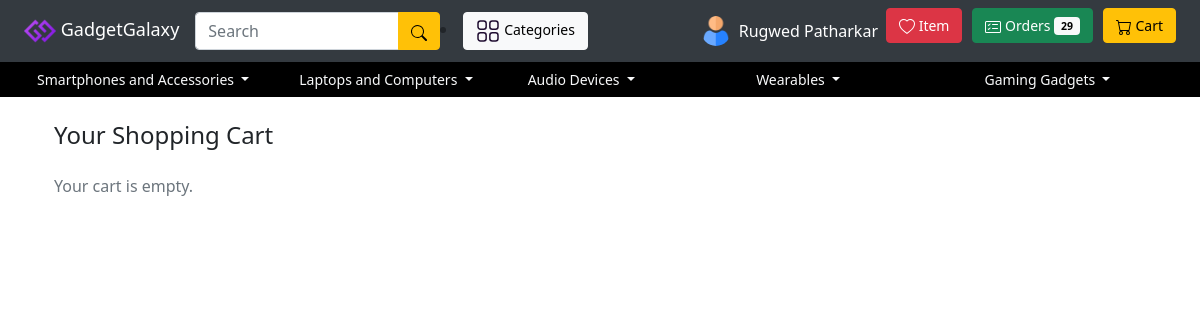
/transactions/view-cart/ (signed in), run on an earlier commit of the app's database.
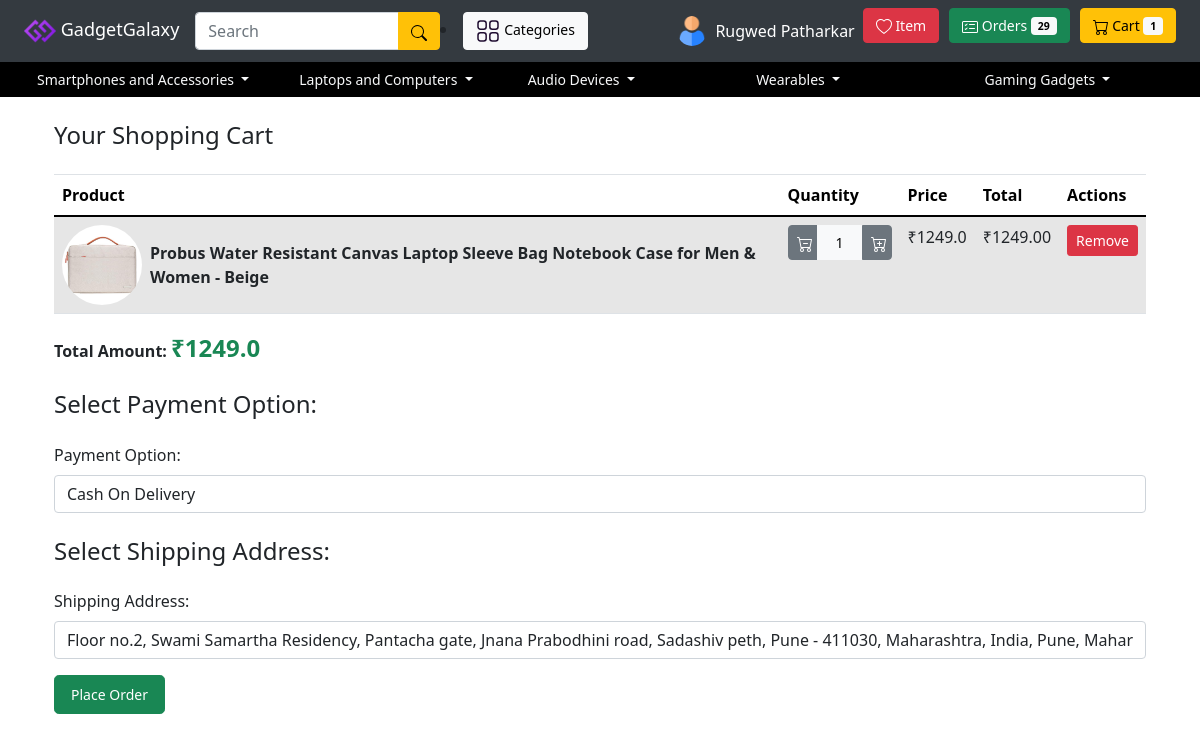
And on a later commit of the database.
### ecommerce_project_transactions/models.py (models this page shows)
class CartItem(models.Model):
    profile = models.ForeignKey(Profile, on_delete=models.CASCADE, related_name='cart_items')
    product = models.ForeignKey(Product, on_delete=models.CASCADE, related_name='in_cart')
    quantity = models.PositiveIntegerField(default=1)
    is_removed = models.BooleanField(default=False)
    objects = CartItemManager()

### ecommerce_project_products/models.py (models this page shows, shortened)
class Product(BaseModel):
    title = models.CharField(max_length=200)
    slug = models.SlugField(unique=True, null=True, blank=True,max_length=200)
    category = models.ForeignKey(Category, on_delete=models.CASCADE, related_name="products")
    brand = models.ForeignKey(Brand, on_delete=models.CASCADE, related_name="products")
    price = models.FloatField()
    product_description = models.TextField()
    image = models.ImageField(upload_to="product")
    is_active = models.BooleanField(default=True)
    popularity = models.IntegerField(default=0)
    stock = models.PositiveIntegerField(default=0)

### ecommerce_project_transactions/views.py (the view)
# urls.py: path('view-cart/', view_cart, name='view_cart'),
def view_cart(request):
    cart_items = CartItem.objects.filter(profile=request.user.profile, is_removed=False)
    total_amount = calculate_cart_total(cart_items)
    user_payment_options = PaymentOptions.objects.filter(profile=request.user.profile).first()
    cards = Card.objects.filter(paymentoptions__profile=request.user.profile)
    upi_ids = UpiID.objects.filter(paymentoptions__profile=request.user.profile)
    shipping_addresses = Address.objects.filter(profile=request.user.profile)
    context = {
        'cart_items': cart_items,
        'total_amount': total_amount,
        'payment_options': user_payment_options,
        'cards': cards,
        'upi_ids': upi_ids,
        'shipping_addresses': shipping_addresses,
    }
    return render(request, 'transactions/view_cart.html', context)

### ecommerce_project_transactions/context_processors.py (called while the page is built)
def liked_cart_count(request):
    liked_items_count = 0
    cart_items_count = 0
    ordered_items_count = 0
    if request.user.is_authenticated and hasattr(request.user, 'profile'):
        liked_items_count = LikedItem.objects.filter(profile=request.user.profile).count()
        cart_items_count = CartItem.objects.filter(profile=request.user.profile).count()
        ordered_items_count= OrderedItem.objects.filter(profile=request.user.profile).count()
    return {
        'liked_items_count': liked_items_count,
        'cart_items_count': cart_items_count,
        'ordered_items_count': ordered_items_count,
    }

### ecommerce_project_transactions/templatetags/custom_filters.py (called while the page is built)
@register.filter(name='multiply')
def multiply(value, arg):
    return value * arg

@register.filter(name='total_cart_amount')
def total_cart_amount(cart_items):
    return sum(item.product.price * item.quantity for item in cart_items)

### ecommerce_project_transactions/utils.py (called while the page is built)
def calculate_cart_total(cart_items):
    total_amount = sum(cart_item.product.price * cart_item.quantity for cart_item in cart_items)
    for cart_item in cart_items:
        print(f"Item: {cart_item.product.title}, Price: {cart_item.product.price}, Quantity: {cart_item.quantity}")
    print("Total amount calculated:", total_amount)  # Debugging line
    return total_amount

### templates/transactions/view_cart.html (shortened to what this page needs)
{% extends 'base/base.html' %}
{% load custom_filters %}
{% block start %}
  <div class="container">
    <form method="post" action="{% url 'transactions:place_order' %}">
      <h2 class="my-4">Your Shopping Cart</h2>
      {% if cart_items %}
        <table class="table table-striped">
          <thead>
            <tr>
              <th>Product</th>
              <th>Quantity</th>
              <th>Price</th>
              <th>Total</th>
              <th>Actions</th>
            </tr>
          </thead>
          <tbody>
            {% for cart_item in cart_items %}
              <tr class="cart-item-row">
                <td>
                  <div class="d-flex align-items-center">
                    <a href="{% url 'product_detail' slug=cart_item.product.slug %}">
                      <img src="{{ cart_item.product.image.url }}" alt="{{ cart_item.product.title }}" class="cart-item-image rounded-circle mr-2">
                    </a>
                    <span>
                      <a href="{% url 'product_detail' slug=cart_item.product.slug %}" class="text-decoration-none fw-bold text-dark">
                        {{ cart_item.product.title }}
                      </a>
                    </span>
                  </div>
                </td>
                <td class="quantity-section">
                  <div class="input-group">
                    <a href="{% url 'transactions:decrease_quantity' cart_item.id %}" class="btn btn-secondary h-25" type="button">
                    </a>
                    <span class="form-control h-25 btn btn-light">{{ cart_item.quantity }}</span>
                    <a href="{% url 'transactions:increase_quantity' cart_item.id %}" class="btn btn-secondary h-25" type="button">
                    </a>
                  </div>
                </td>
                <td class="price">₹{{ cart_item.product.price }}</td>
                <td class="total">
                  ₹{{ cart_item.product.price|multiply:cart_item.quantity|floatformat:2 }}
                </td>
                <td>
                  <a href="{% url 'transactions:remove_from_cart' cart_item.id %}" class="btn btn-danger btn-sm remove-link">
                    Remove
                  </a>
                </td>
              </tr>
            {% endfor %}
          </tbody>
        </table>
        <p class="font-weight-bold mb-4">
          Total Amount:
          <span id="total-amount" class="text-success">₹{{ cart_items | total_cart_amount }}</span>
        </p>
        <h3 class="my-4">Select Payment Option:</h3>
        <div class="form-group">
          <label for="payment_option">Payment Option:</label>
          <select name="payment_option" id="payment_option" class="form-control" required>
            <option value="cash_on_delivery">Cash On Delivery</option>
          </select>
        </div>
        <h3 class="my-4">Select Shipping Address:</h3>
        <div class="form-group">
          <label for="shipping_address">Shipping Address:</label>
          <select name="shipping_address" id="shipping_address" class="form-control" required>
            {% for address in shipping_addresses %}
              <option value="{{ address.id }}">{{ address.address_line1 }}, {{ address.city }}, {{ address.state }} - {{ address.postal_code }}</option>
            {% endfor %}
          </select>
        </div>
        <button type="submit" class="btn btn-success btn-lg">
          Place Order
        </button>
      </div>
    {% else %}
      <p class="text-muted">Your cart is empty.</p>
    {% endif %}
  </form>
</div>
{% endblock %}

### templates/base/base.html (shortened to what this page needs)
{% load static %}
<!DOCTYPE html>
<html lang="en">
  <head>
    <link
      href="https://stackpath.bootstrapcdn.com/bootstrap/4.5.2/css/bootstrap.min.css"
      rel="stylesheet"
    />
      <link rel="stylesheet" href="https://unpkg.com/swiper/swiper-bundle.min.css">
    <link
      href="https://cdn.jsdelivr.net/npm/bootstrap@5.3.2/dist/css/bootstrap.min.css"
      rel="stylesheet"
    />
    <link
      href="https://cdn.jsdelivr.net/npm/bootstrap@5.0.2/dist/css/bootstrap.min.css"
      rel="stylesheet"
    />
  </head>
  <body>
    <nav
      class="navbar navbar-expand-md navbar-light"
      style="background-color: #343a40"
    >
      <div class="container-fluid">
        <a class="navbar-brand" href="/" style="color: white;font-size:18px">
          <img src="/media/img/favicon.ico" />
           GadgetGalaxy
        </a>
        <div class="collapse navbar-collapse" id="navbarNav">
          <form
            class="w-25"
            action="{% url 'home' %}"
            method="get"
          >
            <div class="input-group">
              <input
                class="form-control"
                type="search"
                placeholder="Search"
                aria-label="Search"
                name="q"
                value="{{ request.GET.q }}"
              />
              <div class="input-group-append">
                <button class="btn btn-warning" type="submit"></button>
              </div>
            </div>
          </form>
          <li class="nav-item">
            <a class="btn btn-light"style="margin-right: 10px" href="/products/categories/">
              Categories
            </a>
          </li>
          <div class="ml-auto">
            <ul class="navbar-nav">
              {% if user.is_authenticated %}
              <li class="nav-item dropdown" >
  <button
    class=" nav-link "
    id="navbarDropdown"
    data-toggle="dropdown"
    aria-haspopup="true"
    aria-expanded="false"
    style="color: #ffffff"
  >
    <div class="d-flex align-items-center">
      {% if user.profile.profile_image %}
        <img src="{{ user.profile.profile_image.url }}" alt="Profile Image" class="img-fluid rounded-circle mr-2" style="width: 30px; height: 30px;">
      {% else %}
        <img src="/media/img/profilephoto.png" alt="Default Profile Image" class="img-fluid rounded-circle mr-2" style="width: 30px; height: 30px;">
      {% endif %}
      {{ user.first_name }} {{ user.last_name }}
    </div>
  </button>
</li>
<li class="nav-item">
  <a class="btn btn-danger" style="margin-right: 10px" href="/transactions/show-liked-items/">
    Item
  </a>
</li>
<li class="nav-item">
  <a class="btn btn-success"style="margin-right: 10px" href="/transactions/view-orders/">
    Orders
    {% if ordered_items_count > 0 %}
    <span style="color:black" class="badge badge-light">{{ ordered_items_count }}</span>
  {% endif %}
  </a>
</li>
<li class="nav-item">
  <a class="btn btn-warning" href="/transactions/view-cart/">
    Cart
    {% if cart_items_count > 0 %}
      <span style="color:black" class="badge badge-light">{{ cart_items_count }}</span>
    {% endif %}
  </a>
</li>
              {% endif %}
            </ul>
          </div>
        </div>
      </div>
    </nav>
    <div class="container-fluid" style="background-color: #000000">
      <div class="row">
        <div class="col-md">
          <div class="dropdown">
            <button
              class="btn dropdown-toggle"
              type="button"
              id="dropdownMenu1"
              data-toggle="dropdown"
              aria-haspopup="true"
              aria-expanded="false"
            >
              Smartphones and Accessories
            </button>
          </div>
        </div>
        <div class="col-md">
          <div class="dropdown">
            <button
              class="btn dropdown-toggle"
              type="button"
              id="dropdownMenu2"
              data-toggle="dropdown"
              aria-haspopup="true"
              aria-expanded="false"
            >
              Laptops and Computers
            </button>
          </div>
        </div>
        <div class="col-md">
          <div class="dropdown">
            <button
              class="btn dropdown-toggle"
              type="button"
              id="dropdownMenu3"
              data-toggle="dropdown"
              aria-haspopup="true"
              aria-expanded="false"
            >
              Audio Devices
            </button>
          </div>
        </div>
        <div class="col-md">
          <div class="dropdown">
            <button
              class="btn dropdown-toggle"
              type="button"
              id="dropdownMenu4"
              data-toggle="dropdown"
              aria-haspopup="true"
              aria-expanded="false"
            >
              Wearables
            </button>
          </div>
        </div>
        <div class="col-md">
          <div class="dropdown">
            <button
              class="btn dropdown-toggle"
              type="button"
              id="dropdownMenu5"
              data-toggle="dropdown"
              aria-haspopup="true"
              aria-expanded="false"
            >
              Gaming Gadgets
            </button>
          </div>
        </div>
      </div>
    </div>
    {% block start %}
    {% endblock %}
  </body>
</html>

### templates/base/base.html (style rules this page uses)
.dropdown button { color: #f8f9fa; pointer-events: none; }
body { font-size: 16px; }
h1, h2, h3, h4, h5, h6 { font-size: 1.5em; }
p { font-size: 1em; }
.btn { font-size: 0.875em; }
a { font-size: 1em; }
label { font-size: 1em; }
input, select, textarea { font-size: 1em; }

### templates/transactions/view_cart.html (style rules this page uses)
.cart-item-image { width: 80px; height: 80px; object-fit: cover; }
.cart-item-row { border-bottom: 1px solid #dee2e6; }
#total-amount { font-size: 1.5rem; }
.remove-link { color: #fff; }
.quantity-section { width: 120px; }
.quantity-section .btn { width: 30px; height: 30px; padding: 0.375rem 0.5rem; }

What changed in the data, as far as the page shows it:
added CartItem: product.image (picture), product "Probus Water Resistant Canvas Laptop Sleeve Bag Notebook Case for Men & Women - Beige", quantity "1", product.price "1249.0", product.price|multiply "1249.00", product+quantity "1249.0"
Also different on the page:
{{ cart_items_count }}: (not shown) → "1"
form field payment_option: (not shown) → "Cash On Delivery"
form field shipping_address: (not shown) → "Floor no.2, Swami Samartha Residency, Pantacha gate, Jnana Prabodhini road, Sadashiv peth, Pune - 411030, Maharashtra, India, Pune, Maharashtra - 411030"
text no longer shown: "Your cart is empty."
text now shown: "Product Quantity Price Total Actions Total Amount: ₹ Select Payment Option: Payment Option: Select Shipping Address: Shipping Address: Place Order"
